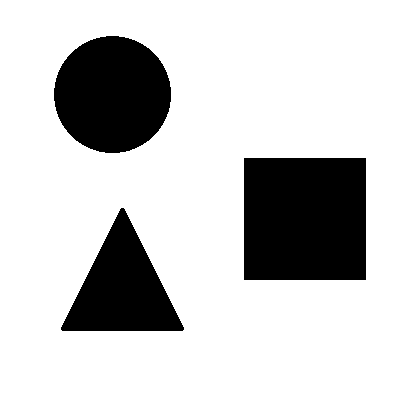
//> input picture issue_35/img.png, 400 x 402 px
$ ./main   (built with g++ and OpenCV 4)
//> lines starting //> are read from the running program, lines starting //| are printed output that depends on the picture; after the words box and inside, x2 and y2 are one past the last pixel; in counts of white or black regions, pixels touching at a corner belong together
#include <opencv/cv.h>
#include <opencv/highgui.h>
#include <opencv/cvaux.h>
#include <opencv/cxcore.h>
#include <opencv/ml.h>
#include <stdlib.h>
#include <stdio.h>
using namespace cv;
using namespace std;

int main(){
    Mat image=imread("/Users/wellcome/Desktop/PDI_LISTA/img.png",1);
//> image is the input picture: 402 rows x 400 cols, CV_8UC3; 79.1% white; 3 black regions, box (x1, y1, x2, y2) and area: (244, 158, 366, 280) 14884, (54, 36, 171, 153) 10732, (61, 208, 184, 331) 7927
    Mat gray,limi;

    cvtColor(image, gray, CV_RGB2GRAY);
    imshow("Gray Image", gray);
    waitKey();

    threshold(gray, limi, 127, 255, CV_THRESH_OTSU);
    imshow("Threshold_Otsu Image", limi);
    waitKey();

    for (int x=0; x<80; x++){
        dilate(limi, limi, getStructuringElement(CV_SHAPE_RECT, Size(3,3)));
        imshow("Dilate", limi);
        waitKey(30);
    }
//> this loop made 80 passes
//> pass 1, `dilate(limi, limi, getStructuringElement(CV_SHAPE_RECT, Size(3,3)));`:
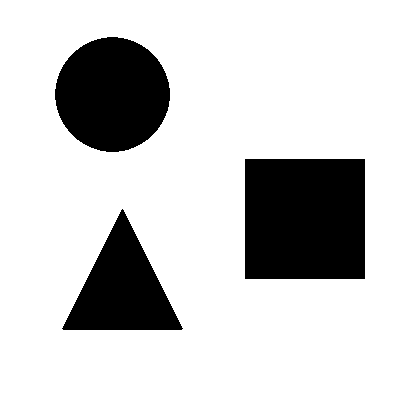
//> limi: 402 rows x 400 cols, CV_8UC1; 80% white; 3 black regions, box (x1, y1, x2, y2) and area: (245, 159, 365, 279) 14400, (55, 37, 170, 152) 10268, (62, 209, 183, 330) 7439
//> pass 2, `dilate(limi, limi, getStructuringElement(CV_SHAPE_RECT, Size(3,3)));`:
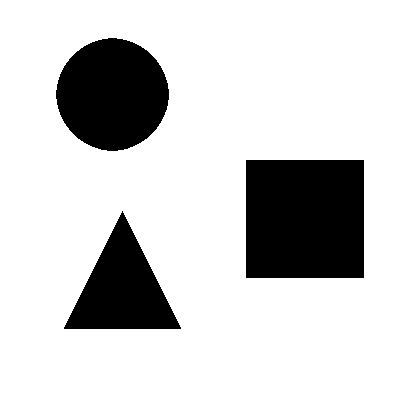
//> limi: 402 rows x 400 cols, CV_8UC1; 80.9% white; 3 black regions, box (x1, y1, x2, y2) and area: (246, 160, 364, 278) 13924, (56, 38, 169, 151) 9812, (64, 211, 181, 329) 6962
//> pass 3, `dilate(limi, limi, getStructuringElement(CV_SHAPE_RECT, Size(3,3)));`:
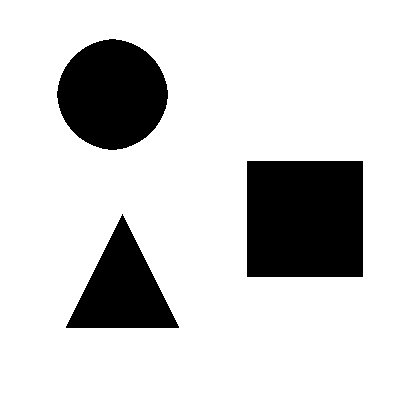
//> limi: 402 rows x 400 cols, CV_8UC1; 81.8% white; 3 black regions, box (x1, y1, x2, y2) and area: (247, 161, 363, 277) 13456, (57, 39, 168, 150) 9364, (66, 214, 179, 328) 6498
//> after the loop: limi: 402 rows x 400 cols, CV_8UC1; 18.23% of pixels changed, all inside (x1, y1, x2, y2) = (57, 39, 363, 328)
}
